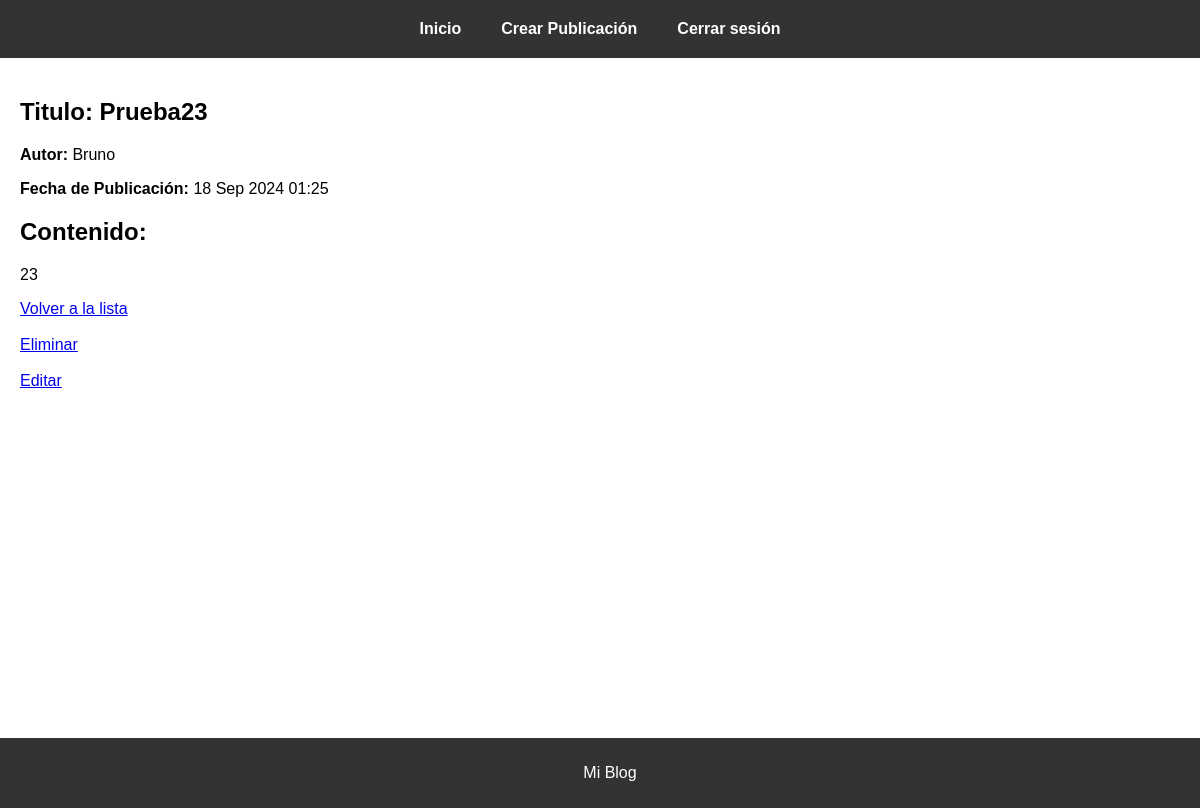
Page /posts/2/ (signed in) on the committed database.
### post/models.py (models this page shows)
class Post(models.Model):
    Titulo = models.CharField(max_length=200)
    Contenido = models.TextField()
    Fecha_de_Publicacion = models.DateTimeField(auto_now_add=True)
    Autor = models.ForeignKey(User, on_delete=models.CASCADE)

### post/views.py (the view)
# urls.py: path('posts/<int:post_id>/', views.posts_detail, name='detalle_post'),
@login_required
def posts_detail(request, post_id):
    post = get_object_or_404(Post, id=post_id)
    return render(request, 'detallePublicaciones.html', {'post': post})

### post/templates/detallePublicaciones.html (shortened to what this page needs)
{% extends "base.html" %}
{% block content %}
    <h2><strong>Titulo: </strong>{{ post.Titulo }}</h2>
    <p><strong>Autor:</strong> {{ post.Autor.username }}</p>
    <p><strong>Fecha de Publicación:</strong> {{ post.Fecha_de_Publicacion|date:"d M Y H:i" }}</p>
    <div>
        <h2>Contenido:</h2>
        <p>{{ post.Contenido }}</p>
    </div>
    <a href="{% url 'lista_post' %}">Volver a la lista</a>
    <br>
    <br>
    {% if request.user == post.Autor %}
        <a href="{% url 'eliminar_post' post.id %}">Eliminar</a>
        <br><br>
        <a href="{% url 'editar_post' post.id %}">Editar</a>
    {% endif %}
{% endblock %}

### post/static/Estilos/style.css (style rules this page uses)
body { font-family: Arial, sans-serif; margin: 0; padding: 0; background-color: #f4f4f4; overflow-x: hidden; }

### rows in the picture
Post: Titulo "Prueba23", Autor.username "Bruno", Fecha_de_Publicacion "18 Sep 2024 01:25", Contenido "23"
